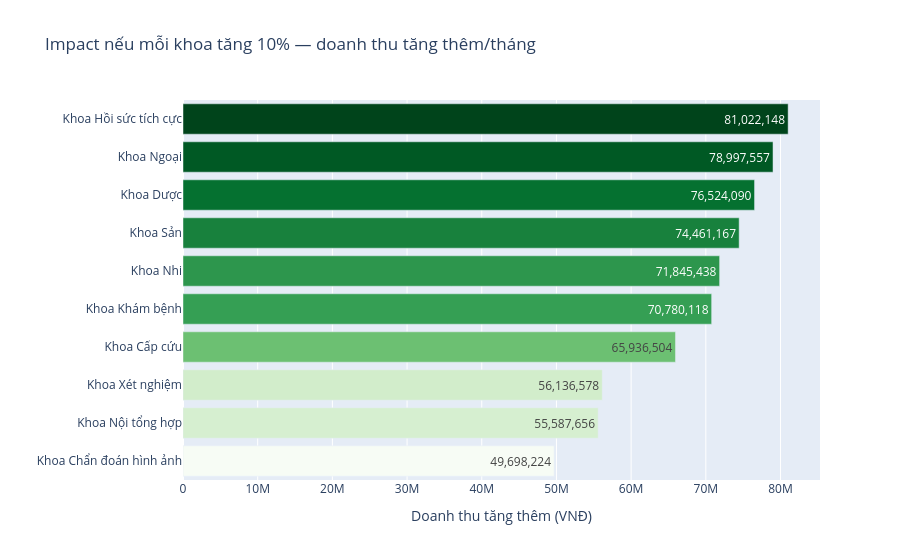

The code cell stored with this chart in its notebook:
### Code cell
# Impact chart: nếu 1 khoa tăng 10%, tổng viện tăng bao nhiêu?
fig = px.bar(
    dept_sorted,
    x="impact_plus10", y="TEN_KHOAPHONG",
    orientation="h",
    title="Impact nếu mỗi khoa tăng 10% — doanh thu tăng thêm/tháng",
    labels={"impact_plus10": "Doanh thu tăng thêm (VNĐ)", "TEN_KHOAPHONG": ""},
    color="impact_plus10",
    color_continuous_scale="Greens",
    text_auto=",.0f",
)
fig.update_layout(coloraxis_showscale=False)
fig.show()

### Figure 1 — Plotly figure (JSON) as saved in the notebook; plotly's stock layout.template omitted (floating-point values rounded to 4 significant figures)
{"data": [{"hovertemplate": "Doanh thu tăng thêm (VNĐ)=%{marker.color}<br>=%{y}<extra></extra>", "legendgroup": "", "marker": {"color": [49700000.0, 55590000.0, 56140000.0, 65940000.0, 70780000.0, 71850000.0, 74460000.0, 76520000.0, 79000000.0, 81020000.0], "coloraxis": "coloraxis", "pattern": {"shape": ""}}, "name": "", "orientation": "h", "showlegend": false, "textposition": "auto", "texttemplate": "%{x:,.0f}", "type": "bar", "x": [49700000.0, 55590000.0, 56140000.0, 65940000.0, 70780000.0, 71850000.0, 74460000.0, 76520000.0, 79000000.0, 81020000.0], "xaxis": "x", "y": ["Khoa Chẩn đoán hình ảnh", "Khoa Nội tổng hợp", "Khoa Xét nghiệm", "Khoa Cấp cứu", "Khoa Khám bệnh", "Khoa Nhi", "Khoa Sản", "Khoa Dược", "Khoa Ngoại", "Khoa Hồi sức tích cực"], "yaxis": "y"}], "layout": {"barmode": "relative", "coloraxis": {"colorbar": {"title": {"text": "Doanh thu tăng thêm (VNĐ)"}}, "colorscale": [[0, "rgb(247,252,245)"], [0.125, "rgb(229,245,224)"], [0.25, "rgb(199,233,192)"], [0.375, "rgb(161,217,155)"], [0.5, "rgb(116,196,118)"], [0.625, "rgb(65,171,93)"], [0.75, "rgb(35,139,69)"], [0.875, "rgb(0,109,44)"], [1, "rgb(0,68,27)"]], "showscale": false}, "legend": {"tracegroupgap": 0}, "title": {"text": "Impact nếu mỗi khoa tăng 10% — doanh thu tăng thêm/tháng"}, "xaxis": {"anchor": "y", "domain": [0, 1], "title": {"text": "Doanh thu tăng thêm (VNĐ)"}}, "yaxis": {"anchor": "x", "domain": [0, 1], "title": {"text": ""}}}}
